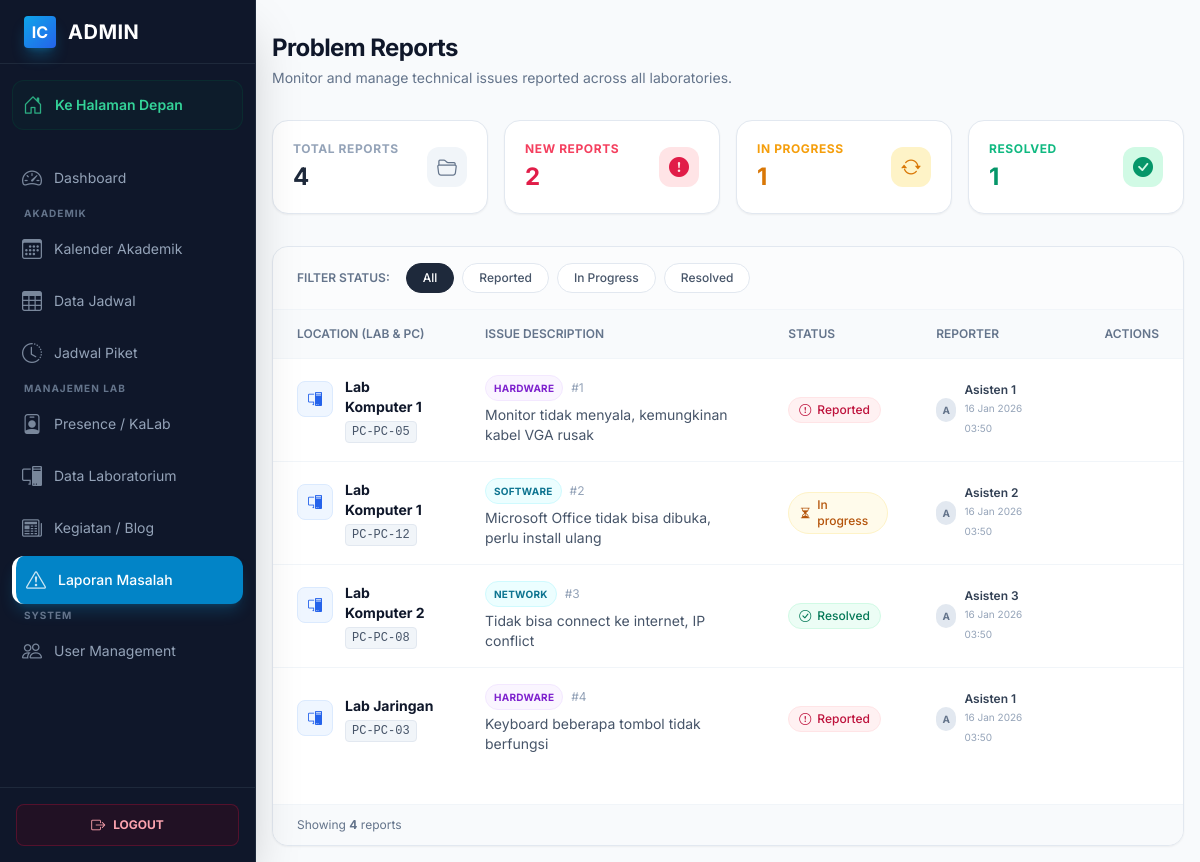
Page /public/admin/problems (signed in) on the earlier database version.
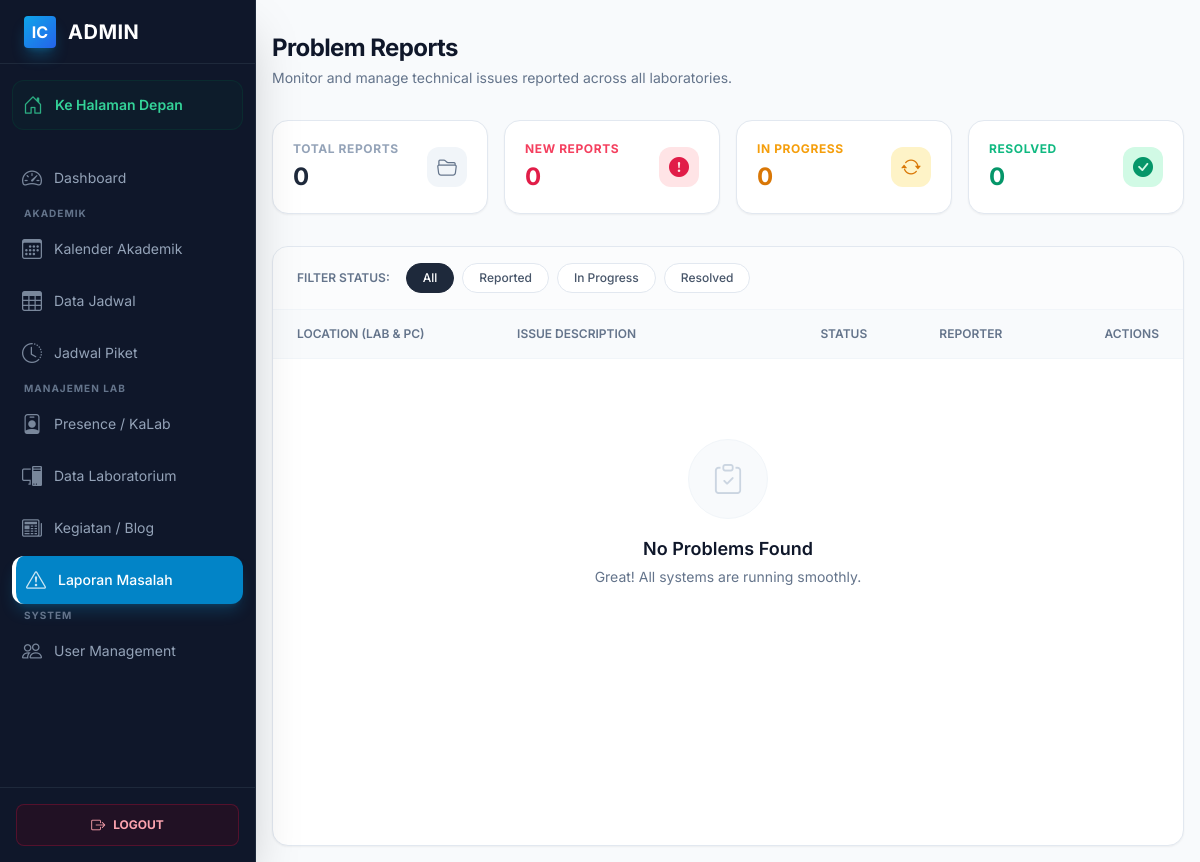
Same page on the later database version.
### tables this page shows
CREATE TABLE `lab_problems` (
  `id` int(11) NOT NULL,
  `laboratory_id` int(11) NOT NULL,
  `pc_number` varchar(50) DEFAULT NULL,
  `problem_type` enum('hardware','software','network','other') NOT NULL,
  `description` text NOT NULL,
  `status` enum('reported','in_progress','resolved') DEFAULT 'reported',
  `reported_by` int(11) NOT NULL,
  `assigned_to` int(11) DEFAULT NULL,
  `reported_at` timestamp NOT NULL DEFAULT current_timestamp(),
  `started_at` datetime DEFAULT NULL,
  `completed_at` datetime DEFAULT NULL
);

CREATE TABLE `laboratories` (
  `id` int(11) NOT NULL,
  `lab_name` varchar(100) NOT NULL,
  `image` varchar(255) DEFAULT NULL,
  `description` text DEFAULT NULL,
  `pc_count` int(11) DEFAULT 0,
  `tv_count` int(11) DEFAULT 0,
  `location` varchar(100) DEFAULT NULL
);

CREATE TABLE `users` (
  `id` int(11) NOT NULL,
  `name` varchar(100) NOT NULL,
  `email` varchar(100) NOT NULL,
  `phone` varchar(20) DEFAULT NULL,
  `password` varchar(255) NOT NULL,
  `role_id` int(11) NOT NULL,
  `status` enum('active','inactive') DEFAULT 'active',
  `created_at` timestamp NOT NULL DEFAULT current_timestamp()
);

### app/views/admin/problems/list.php (the view, shortened to what the changed rows need)
<?php include APP_PATH . '/views/layouts/header.php'; ?>
<div class="admin-layout antialiased bg-slate-50 min-h-screen">
    <main class="p-4 sm:ml-64 pt-8 transition-all duration-300">
        <div class="max-w-7xl mx-auto">
            <div class="mb-8">
                <h1 class="text-2xl font-bold tracking-tight text-slate-900">Problem Reports</h1>
            </div>
            <?php if (isset($statistics)): ?>
            <div class="grid grid-cols-1 sm:grid-cols-2 lg:grid-cols-4 gap-4 mb-8">
                <div class="bg-white p-5 rounded-2xl shadow-sm border border-slate-200 flex items-center justify-between hover:shadow-md transition-shadow">
                    <div>
                        <p class="text-xs font-bold text-slate-400 uppercase tracking-wider">Total Reports</p>
                        <h3 class="text-2xl font-bold text-slate-800 mt-1"><?= $statistics['total'] ?? 0 ?></h3>
                    </div>
                    <div class="w-10 h-10 rounded-xl bg-slate-100 text-slate-500 flex items-center justify-center">
                        <i class="bi bi-folder2-open text-xl"></i>
                    </div>
                </div>
                <div class="bg-white p-5 rounded-2xl shadow-sm border border-slate-200 flex items-center justify-between hover:shadow-md transition-shadow relative overflow-hidden group">
                    <div class="relative z-10">
                        <p class="text-xs font-bold text-rose-500 uppercase tracking-wider">New Reports</p>
                        <h3 class="text-2xl font-bold text-rose-600 mt-1"><?= $statistics['reported'] ?? 0 ?></h3>
                    </div>
                    <div class="relative z-10 w-10 h-10 rounded-xl bg-rose-100 text-rose-600 flex items-center justify-center">
                        <i class="bi bi-exclamation-circle-fill text-xl"></i>
                    </div>
                </div>
                <div class="bg-white p-5 rounded-2xl shadow-sm border border-slate-200 flex items-center justify-between hover:shadow-md transition-shadow relative overflow-hidden group">
                    <div class="relative z-10">
                        <p class="text-xs font-bold text-amber-500 uppercase tracking-wider">In Progress</p>
                        <h3 class="text-2xl font-bold text-amber-600 mt-1"><?= $statistics['in_progress'] ?? 0 ?></h3>
                    </div>
                    <div class="relative z-10 w-10 h-10 rounded-xl bg-amber-100 text-amber-600 flex items-center justify-center">
                        <i class="bi bi-arrow-repeat text-xl"></i>
                    </div>
                </div>
                <div class="bg-white p-5 rounded-2xl shadow-sm border border-slate-200 flex items-center justify-between hover:shadow-md transition-shadow relative overflow-hidden group">
                    <div class="relative z-10">
                        <p class="text-xs font-bold text-emerald-500 uppercase tracking-wider">Resolved</p>
                        <h3 class="text-2xl font-bold text-emerald-600 mt-1"><?= $statistics['resolved'] ?? 0 ?></h3>
                    </div>
                    <div class="relative z-10 w-10 h-10 rounded-xl bg-emerald-100 text-emerald-600 flex items-center justify-center">
                        <i class="bi bi-check-circle-fill text-xl"></i>
                    </div>
                </div>
            </div>
            <?php endif; ?>
            <div class="bg-white border border-slate-200 rounded-2xl shadow-sm overflow-hidden flex flex-col min-h-[600px]">
                    <?php
                        $currentStatus = $_GET['status'] ?? '';
                    ?>
                <div class="overflow-x-auto w-full">
                    <table class="w-full text-sm text-left text-slate-600">
                        <thead class="text-xs text-slate-500 uppercase bg-slate-50 border-b border-slate-100">
                            <tr>
                                <th scope="col" class="px-6 py-4 font-semibold">Location (Lab & PC)</th>
                                <th scope="col" class="px-6 py-4 font-semibold w-1/3">Issue Description</th>
                                <th scope="col" class="px-6 py-4 font-semibold">Status</th>
                                <th scope="col" class="px-6 py-4 font-semibold">Reporter</th>
                                <th scope="col" class="px-6 py-4 font-semibold text-right">Actions</th>
                            </tr>
                        </thead>
                        <tbody class="divide-y divide-slate-100">
                            <?php if (!empty($problems)): ?>
                                <?php foreach ($problems as $problem): ?>
                                    <tr class="group hover:bg-slate-50/80 transition-colors duration-200">
                                        <td class="px-6 py-4">
                                            <div class="flex items-start gap-3">
                                                <div class="w-9 h-9 rounded-lg bg-blue-50 text-blue-600 flex items-center justify-center shrink-0 border border-blue-100 mt-1">
                                                    <i class="bi bi-pc-display"></i>
                                                </div>
                                                <div>
                                                    <div class="font-bold text-slate-900"><?= e($problem['lab_name']) ?></div>
                                                    <div class="inline-flex items-center gap-1 mt-1 text-xs font-mono bg-slate-100 px-1.5 py-0.5 rounded text-slate-600 border border-slate-200">
                                                        PC-<?= e($problem['pc_number']) ?>
                                                    </div>
                                                </div>
                                            </div>
                                        </td>
                                        <td class="px-6 py-4">
                                            <div class="flex flex-col gap-1">
                                                <div class="flex items-center gap-2">
                                                    <span class="text-[10px] font-bold uppercase tracking-wide px-2 py-0.5 rounded-full border
                                                        <?= strtolower($problem['problem_type']) == 'hardware' ? 'bg-purple-50 text-purple-700 border-purple-100' : 'bg-cyan-50 text-cyan-700 border-cyan-100' ?>">
                                                        <?= getProblemTypeLabel($problem['problem_type']) ?>
                                                    </span>
                                                    <span class="text-xs text-slate-400">#<?= $problem['id'] ?></span>
                                                </div>
                                                <p class="text-slate-600 line-clamp-2 leading-relaxed text-xs sm:text-sm">
                                                    <?= e($problem['description']) ?>
                                                </p>
                                            </div>
                                        </td>
                                        <td class="px-6 py-4">
                                            <?php
                                                $status = strtolower($problem['status']);
                                                $badgeClass = match($status) {
                                                    'reported' => 'bg-rose-50 text-rose-700 border-rose-100',
                                                    'in_progress' => 'bg-amber-50 text-amber-700 border-amber-100',
                                                    'resolved' => 'bg-emerald-50 text-emerald-700 border-emerald-100',
                                                    default => 'bg-slate-50 text-slate-700 border-slate-100'
                                                };
                                                $icon = match($status) {
                                                    'reported' => 'bi-exclamation-circle',
                                                    'in_progress' => 'bi-hourglass-split',
                                                    'resolved' => 'bi-check-circle',
                                                    default => 'bi-circle'
                                                };
                                            ?>
                                            <span class="inline-flex items-center gap-1.5 px-2.5 py-1 rounded-full text-xs font-medium border <?= $badgeClass ?>">
                                                <i class="bi <?= $icon ?>"></i>
                                                <?= ucfirst(str_replace('_', ' ', $status)) ?>
                                            </span>
                                        </td>
                                        <td class="px-6 py-4">
                                            <div class="flex items-center gap-2">
                                                <div class="w-6 h-6 rounded-full bg-slate-200 flex items-center justify-center text-[10px] font-bold text-slate-500">
                                                    <?= strtoupper(substr($problem['reporter_name'], 0, 1)) ?>
                                                </div>
                                                <div class="flex flex-col">
                                                    <span class="text-xs font-semibold text-slate-700"><?= e($problem['reporter_name']) ?></span>
                                                    <span class="text-[10px] text-slate-400"><?= formatDateTime($problem['reported_at']) ?></span>
                                                </div>
                                            </div>
                                        </td>
                                        <td class="px-6 py-4 text-right">
                                        </td>
                                    </tr>
                                <?php endforeach; ?>
                            <?php else: ?>
                                <tr>
                                    <td colspan="5">
                                        <div class="flex flex-col items-center justify-center py-20 text-center">
                                            <div class="w-20 h-20 bg-slate-50 rounded-full flex items-center justify-center text-slate-300 mb-4 border border-slate-100">
                                                <i class="bi bi-clipboard-check text-3xl"></i>
                                            </div>
                                            <h3 class="text-lg font-semibold text-slate-900">No Problems Found</h3>
                                            <?php if($currentStatus): ?>
                                                <p class="text-slate-500 max-w-sm mt-1 mb-6 text-sm">There are no reports with status "<?= ucfirst(str_replace('_', ' ', $currentStatus)) ?>".</p>
                                                <a href="<?= url('/admin/problems') ?>" class="text-primary-600 hover:underline text-sm">Clear Filter</a>
                                            <?php else: ?>
                                                <p class="text-slate-500 max-w-sm mt-1 text-sm">Great! All systems are running smoothly.</p>
                                            <?php endif; ?>
                                        </div>
                                    </td>
                                </tr>
                            <?php endif; ?>
                        </tbody>
                    </table>
                </div>
                <?php if (!empty($problems)): ?>
                <div class="mt-auto border-t border-slate-100 bg-slate-50 px-6 py-3 text-xs text-slate-500 flex justify-between items-center">
                    <span>Showing <strong><?= count($problems) ?></strong> reports</span>
                </div>
                <?php endif; ?>
            </div>
        </div>
    </main>
</div>

Differences in the rows shown:
removed lab_problems: laboratory.lab_name "Lab Komputer 1", pc_number "PC-05", problem_type "HARDWARE", id "1", description "Monitor tidak menyala, kemungkinan kabel VGA rusak", status "Reported", reported_by.name "A", reported_by.name "Asisten 1", reported_at "16 Jan 2026 03:50"
removed lab_problems: laboratory.lab_name "Lab Komputer 1", pc_number "PC-12", problem_type "SOFTWARE", id "2", description "Microsoft Office tidak bisa dibuka, perlu install ulang", status "In progress", reported_by.name "A", reported_by.name "Asisten 2", reported_at "16 Jan 2026 03:50"
removed lab_problems: laboratory.lab_name "Lab Komputer 2", pc_number "PC-08", problem_type "NETWORK", id "3", description "Tidak bisa connect ke internet, IP conflict", status "Resolved", reported_by.name "A", reported_by.name "Asisten 3", reported_at "16 Jan 2026 03:50"
removed lab_problems: laboratory.lab_name "Lab Jaringan", pc_number "PC-03", problem_type "HARDWARE", id "4", description "Keyboard beberapa tombol tidak berfungsi", status "Reported", reported_by.name "A", reported_by.name "Asisten 1", reported_at "16 Jan 2026 03:50"
Other differences:
$statistics['total']: "4" → "0"
$statistics['reported']: "2" → "0"
$statistics['in_progress']: "1" → "0"
$statistics['resolved']: "1" → "0"
count($problems): "4" → (not shown)
text no longer shown: "Showing reports"
text now shown: "No Problems Found Great! All systems are running smoothly."
